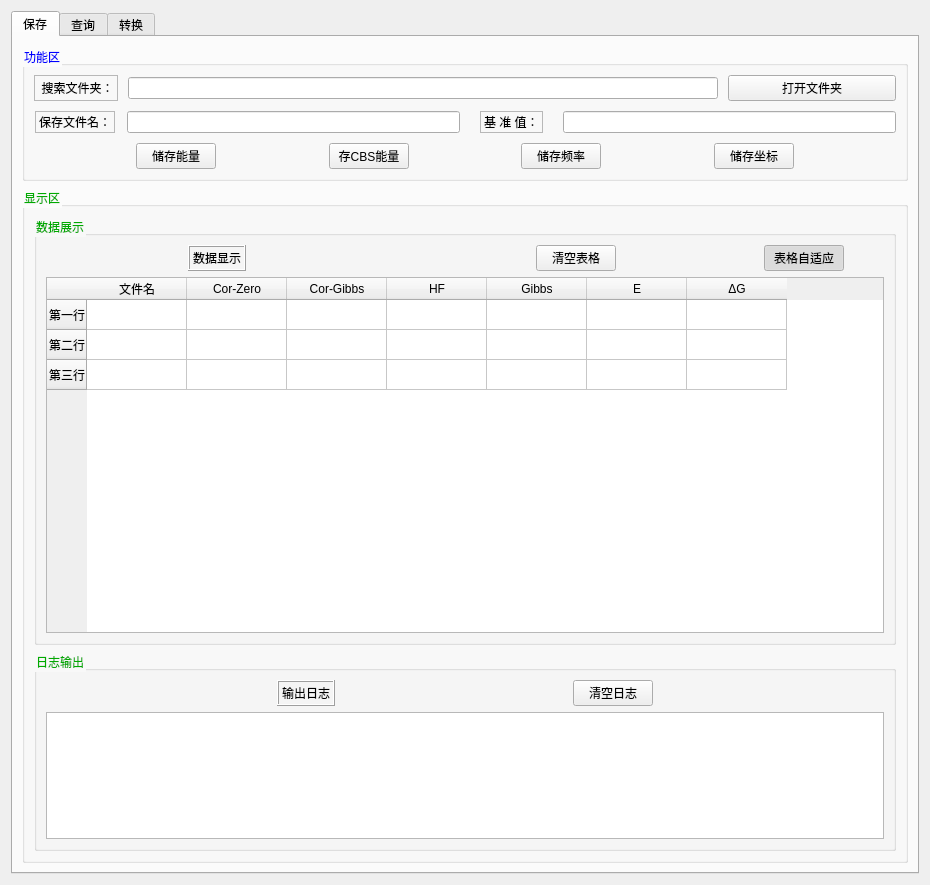
<?xml version="1.0" encoding="UTF-8"?>
<ui version="4.0">
 <class>Form</class>
 <widget class="QWidget" name="Form">
  <property name="geometry">
   <rect>
    <x>0</x>
    <y>0</y>
    <width>930</width>
    <height>885</height>
   </rect>
  </property>
  <property name="windowTitle">
   <string>Quatum</string>
  </property>
  <property name="windowIcon">
   <iconset resource="Resource/ico.qrc">
    <normaloff>:/ico/pictures/icos/DM_20230815124713_067.png</normaloff>:/ico/pictures/icos/DM_20230815124713_067.png</iconset>
  </property>
  <layout class="QHBoxLayout" name="horizontalLayout">
   <item>
    <widget class="QTabWidget" name="tabWidget">
     <property name="currentIndex">
      <number>0</number>
     </property>
     <widget class="QWidget" name="save">
      <attribute name="icon">
       <iconset resource="Resource/ico.qrc">
        <normaloff>:/ico/pictures/icos/DM_20230815124713_024.png</normaloff>:/ico/pictures/icos/DM_20230815124713_024.png</iconset>
      </attribute>
      <attribute name="title">
       <string>保存</string>
      </attribute>
      <layout class="QVBoxLayout" name="verticalLayout_5">
       <item>
        <widget class="QGroupBox" name="groupBox">
         <property name="maximumSize">
          <size>
           <width>16777215</width>
           <height>150</height>
          </size>
         </property>
         <property name="styleSheet">
          <string notr="true">QGroupBox{
	color: rgb(0, 0, 255);
}</string>
         </property>
         <property name="title">
          <string>功能区</string>
         </property>
         <layout class="QVBoxLayout" name="verticalLayout_4">
          <property name="spacing">
           <number>10</number>
          </property>
          <item>
           <layout class="QHBoxLayout" name="horizontalLayout_5" stretch="1,7,2">
            <item>
             <widget class="QLabel" name="label_2">
              <property name="minimumSize">
               <size>
                <width>80</width>
                <height>0</height>
               </size>
              </property>
              <property name="frameShape">
               <enum>QFrame::StyledPanel</enum>
              </property>
              <property name="frameShadow">
               <enum>QFrame::Sunken</enum>
              </property>
              <property name="text">
               <string>&lt;html&gt;&lt;head/&gt;&lt;body&gt;&lt;p align=&quot;center&quot;&gt;搜索文件夹：&lt;/p&gt;&lt;/body&gt;&lt;/html&gt;</string>
              </property>
             </widget>
            </item>
            <item>
             <widget class="QLineEdit" name="edit_folder"/>
            </item>
            <item>
             <widget class="QPushButton" name="btn_open_folder">
              <property name="minimumSize">
               <size>
                <width>80</width>
                <height>0</height>
               </size>
              </property>
              <property name="text">
               <string>打开文件夹</string>
              </property>
              <property name="icon">
               <iconset resource="Resource/ico.qrc">
                <normaloff>:/ico/pictures/icos/DM_20230815124713_069.png</normaloff>:/ico/pictures/icos/DM_20230815124713_069.png</iconset>
              </property>
             </widget>
            </item>
           </layout>
          </item>
          <item>
           <layout class="QHBoxLayout" name="horizontalLayout_6" stretch="1,4,1,4">
            <item alignment="Qt::AlignHCenter">
             <widget class="QLabel" name="label_3">
              <property name="minimumSize">
               <size>
                <width>80</width>
                <height>0</height>
               </size>
              </property>
              <property name="frameShape">
               <enum>QFrame::StyledPanel</enum>
              </property>
              <property name="frameShadow">
               <enum>QFrame::Sunken</enum>
              </property>
              <property name="lineWidth">
               <number>5</number>
              </property>
              <property name="text">
               <string>保存文件名：</string>
              </property>
             </widget>
            </item>
            <item>
             <widget class="QLineEdit" name="edit_save_filename"/>
            </item>
            <item alignment="Qt::AlignHCenter">
             <widget class="QLabel" name="label_4">
              <property name="enabled">
               <bool>true</bool>
              </property>
              <property name="contextMenuPolicy">
               <enum>Qt::NoContextMenu</enum>
              </property>
              <property name="frameShape">
               <enum>QFrame::StyledPanel</enum>
              </property>
              <property name="frameShadow">
               <enum>QFrame::Sunken</enum>
              </property>
              <property name="text">
               <string>基 准 值：</string>
              </property>
             </widget>
            </item>
            <item>
             <widget class="QLineEdit" name="edit_standard"/>
            </item>
           </layout>
          </item>
          <item>
           <layout class="QHBoxLayout" name="horizontalLayout_4">
            <item>
             <spacer name="horizontalSpacer_4">
              <property name="orientation">
               <enum>Qt::Horizontal</enum>
              </property>
              <property name="sizeHint" stdset="0">
               <size>
                <width>40</width>
                <height>20</height>
               </size>
              </property>
             </spacer>
            </item>
            <item>
             <widget class="QPushButton" name="btn_save_energy">
              <property name="text">
               <string>储存能量</string>
              </property>
              <property name="icon">
               <iconset resource="Resource/ico.qrc">
                <normaloff>:/ico/pictures/icos/DM_20230815124713_039.png</normaloff>:/ico/pictures/icos/DM_20230815124713_039.png</iconset>
              </property>
             </widget>
            </item>
            <item>
             <spacer name="horizontalSpacer_19">
              <property name="orientation">
               <enum>Qt::Horizontal</enum>
              </property>
              <property name="sizeHint" stdset="0">
               <size>
                <width>40</width>
                <height>20</height>
               </size>
              </property>
             </spacer>
            </item>
            <item>
             <widget class="QPushButton" name="btn_save_cbs_energy">
              <property name="text">
               <string>存CBS能量</string>
              </property>
              <property name="icon">
               <iconset resource="Resource/ico.qrc">
                <normaloff>:/ico/pictures/icos/DM_20230815124713_021.png</normaloff>:/ico/pictures/icos/DM_20230815124713_021.png</iconset>
              </property>
             </widget>
            </item>
            <item>
             <spacer name="horizontalSpacer_5">
              <property name="orientation">
               <enum>Qt::Horizontal</enum>
              </property>
              <property name="sizeHint" stdset="0">
               <size>
                <width>40</width>
                <height>20</height>
               </size>
              </property>
             </spacer>
            </item>
            <item>
             <widget class="QPushButton" name="btn_save_freq">
              <property name="text">
               <string>储存频率</string>
              </property>
              <property name="icon">
               <iconset resource="Resource/ico.qrc">
                <normaloff>:/ico/pictures/icos/DM_20230815124713_068.png</normaloff>:/ico/pictures/icos/DM_20230815124713_068.png</iconset>
              </property>
             </widget>
            </item>
            <item>
             <spacer name="horizontalSpacer_6">
              <property name="orientation">
               <enum>Qt::Horizontal</enum>
              </property>
              <property name="sizeHint" stdset="0">
               <size>
                <width>40</width>
                <height>20</height>
               </size>
              </property>
             </spacer>
            </item>
            <item>
             <widget class="QPushButton" name="btn_save_coord">
              <property name="text">
               <string>储存坐标</string>
              </property>
              <property name="icon">
               <iconset resource="Resource/ico.qrc">
                <normaloff>:/ico/pictures/icos/DM_20230815124713_045.png</normaloff>:/ico/pictures/icos/DM_20230815124713_045.png</iconset>
              </property>
             </widget>
            </item>
            <item>
             <spacer name="horizontalSpacer_7">
              <property name="orientation">
               <enum>Qt::Horizontal</enum>
              </property>
              <property name="sizeHint" stdset="0">
               <size>
                <width>40</width>
                <height>20</height>
               </size>
              </property>
             </spacer>
            </item>
           </layout>
          </item>
         </layout>
        </widget>
       </item>
       <item>
        <widget class="QGroupBox" name="groupBox_2">
         <property name="styleSheet">
          <string notr="true">QGroupBox{
	color: rgb(0, 170, 0);
}</string>
         </property>
         <property name="title">
          <string>显示区</string>
         </property>
         <layout class="QVBoxLayout" name="verticalLayout_13">
          <item>
           <widget class="QGroupBox" name="groupBox_7">
            <property name="minimumSize">
             <size>
              <width>0</width>
              <height>0</height>
             </size>
            </property>
            <property name="title">
             <string>数据展示</string>
            </property>
            <layout class="QVBoxLayout" name="verticalLayout_6">
             <item>
              <layout class="QHBoxLayout" name="horizontalLayout_14" stretch="1,0,2,0,1,0,0">
               <item>
                <spacer name="horizontalSpacer_13">
                 <property name="orientation">
                  <enum>Qt::Horizontal</enum>
                 </property>
                 <property name="sizeHint" stdset="0">
                  <size>
                   <width>40</width>
                   <height>20</height>
                  </size>
                 </property>
                </spacer>
               </item>
               <item>
                <widget class="QLabel" name="label_7">
                 <property name="frameShape">
                  <enum>QFrame::Box</enum>
                 </property>
                 <property name="frameShadow">
                  <enum>QFrame::Raised</enum>
                 </property>
                 <property name="text">
                  <string>数据显示</string>
                 </property>
                </widget>
               </item>
               <item>
                <spacer name="horizontalSpacer_9">
                 <property name="orientation">
                  <enum>Qt::Horizontal</enum>
                 </property>
                 <property name="sizeHint" stdset="0">
                  <size>
                   <width>40</width>
                   <height>20</height>
                  </size>
                 </property>
                </spacer>
               </item>
               <item>
                <widget class="QPushButton" name="btn_table_clear">
                 <property name="text">
                  <string>清空表格</string>
                 </property>
                 <property name="icon">
                  <iconset resource="Resource/ico.qrc">
                   <normaloff>:/ico/pictures/icos/DM_20230815124713_061.png</normaloff>:/ico/pictures/icos/DM_20230815124713_061.png</iconset>
                 </property>
                </widget>
               </item>
               <item>
                <spacer name="horizontalSpacer_18">
                 <property name="orientation">
                  <enum>Qt::Horizontal</enum>
                 </property>
                 <property name="sizeHint" stdset="0">
                  <size>
                   <width>40</width>
                   <height>20</height>
                  </size>
                 </property>
                </spacer>
               </item>
               <item>
                <widget class="QPushButton" name="btn_auto_adapt">
                 <property name="text">
                  <string>表格自适应</string>
                 </property>
                 <property name="icon">
                  <iconset resource="Resource/ico.qrc">
                   <normaloff>:/ico/pictures/icos/DM_20230815124713_026.png</normaloff>:/ico/pictures/icos/DM_20230815124713_026.png</iconset>
                 </property>
                 <property name="checkable">
                  <bool>true</bool>
                 </property>
                 <property name="checked">
                  <bool>true</bool>
                 </property>
                </widget>
               </item>
               <item>
                <spacer name="horizontalSpacer_14">
                 <property name="orientation">
                  <enum>Qt::Horizontal</enum>
                 </property>
                 <property name="sizeHint" stdset="0">
                  <size>
                   <width>40</width>
                   <height>20</height>
                  </size>
                 </property>
                </spacer>
               </item>
              </layout>
             </item>
             <item>
              <widget class="QTableWidget" name="tableInfo">
               <row>
                <property name="text">
                 <string>第一行</string>
                </property>
               </row>
               <row>
                <property name="text">
                 <string>第二行</string>
                </property>
               </row>
               <row>
                <property name="text">
                 <string>第三行</string>
                </property>
               </row>
               <column>
                <property name="text">
                 <string>文件名</string>
                </property>
               </column>
               <column>
                <property name="text">
                 <string>Cor-Zero</string>
                </property>
               </column>
               <column>
                <property name="text">
                 <string>Cor-Gibbs</string>
                </property>
               </column>
               <column>
                <property name="text">
                 <string>HF</string>
                </property>
               </column>
               <column>
                <property name="text">
                 <string>Gibbs</string>
                </property>
               </column>
               <column>
                <property name="text">
                 <string>E</string>
                </property>
               </column>
               <column>
                <property name="text">
                 <string>ΔG</string>
                </property>
               </column>
              </widget>
             </item>
            </layout>
           </widget>
          </item>
          <item>
           <widget class="QGroupBox" name="groupBox_8">
            <property name="maximumSize">
             <size>
              <width>16777215</width>
              <height>200</height>
             </size>
            </property>
            <property name="title">
             <string>日志输出</string>
            </property>
            <layout class="QVBoxLayout" name="verticalLayout_12">
             <item>
              <layout class="QHBoxLayout" name="horizontalLayout_15">
               <item>
                <spacer name="horizontalSpacer_15">
                 <property name="orientation">
                  <enum>Qt::Horizontal</enum>
                 </property>
                 <property name="sizeHint" stdset="0">
                  <size>
                   <width>40</width>
                   <height>20</height>
                  </size>
                 </property>
                </spacer>
               </item>
               <item>
                <widget class="QLabel" name="label_8">
                 <property name="frameShape">
                  <enum>QFrame::Box</enum>
                 </property>
                 <property name="frameShadow">
                  <enum>QFrame::Raised</enum>
                 </property>
                 <property name="lineWidth">
                  <number>1</number>
                 </property>
                 <property name="midLineWidth">
                  <number>0</number>
                 </property>
                 <property name="text">
                  <string>输出日志</string>
                 </property>
                </widget>
               </item>
               <item>
                <spacer name="horizontalSpacer_16">
                 <property name="orientation">
                  <enum>Qt::Horizontal</enum>
                 </property>
                 <property name="sizeHint" stdset="0">
                  <size>
                   <width>40</width>
                   <height>20</height>
                  </size>
                 </property>
                </spacer>
               </item>
               <item>
                <widget class="QPushButton" name="btn_save_clear">
                 <property name="text">
                  <string>清空日志</string>
                 </property>
                 <property name="icon">
                  <iconset resource="Resource/ico.qrc">
                   <normaloff>:/ico/pictures/icos/DM_20230815124713_061.png</normaloff>:/ico/pictures/icos/DM_20230815124713_061.png</iconset>
                 </property>
                </widget>
               </item>
               <item>
                <spacer name="horizontalSpacer_17">
                 <property name="orientation">
                  <enum>Qt::Horizontal</enum>
                 </property>
                 <property name="sizeHint" stdset="0">
                  <size>
                   <width>40</width>
                   <height>20</height>
                  </size>
                 </property>
                </spacer>
               </item>
              </layout>
             </item>
             <item>
              <widget class="QPlainTextEdit" name="save_plainTextEdit"/>
             </item>
            </layout>
           </widget>
          </item>
         </layout>
        </widget>
       </item>
      </layout>
     </widget>
     <widget class="QWidget" name="search">
      <attribute name="icon">
       <iconset resource="Resource/ico.qrc">
        <normaloff>:/ico/pictures/icos/DM_20230815124713_022.png</normaloff>:/ico/pictures/icos/DM_20230815124713_022.png</iconset>
      </attribute>
      <attribute name="title">
       <string>查询</string>
      </attribute>
      <layout class="QVBoxLayout" name="verticalLayout_3">
       <item>
        <widget class="QGroupBox" name="function">
         <property name="minimumSize">
          <size>
           <width>0</width>
           <height>100</height>
          </size>
         </property>
         <property name="title">
          <string>功能区</string>
         </property>
         <layout class="QVBoxLayout" name="verticalLayout">
          <property name="spacing">
           <number>10</number>
          </property>
          <item>
           <layout class="QHBoxLayout" name="horizontalLayout_2" stretch="1,7,2">
            <item alignment="Qt::AlignHCenter">
             <widget class="QLabel" name="label">
              <property name="text">
               <string>文件路径：</string>
              </property>
             </widget>
            </item>
            <item>
             <widget class="QLineEdit" name="edit_file"/>
            </item>
            <item>
             <widget class="QPushButton" name="btn_open_file">
              <property name="text">
               <string>打开文件</string>
              </property>
              <property name="icon">
               <iconset resource="Resource/ico.qrc">
                <normaloff>:/ico/pictures/icos/DM_20230815124713_069.png</normaloff>:/ico/pictures/icos/DM_20230815124713_069.png</iconset>
              </property>
             </widget>
            </item>
           </layout>
          </item>
          <item>
           <layout class="QHBoxLayout" name="horizontalLayout_3" stretch="3,1,1,0,1,1,3">
            <item>
             <spacer name="horizontalSpacer">
              <property name="orientation">
               <enum>Qt::Horizontal</enum>
              </property>
              <property name="sizeHint" stdset="0">
               <size>
                <width>40</width>
                <height>20</height>
               </size>
              </property>
             </spacer>
            </item>
            <item>
             <widget class="QPushButton" name="btn_find_ver">
              <property name="text">
               <string>查找虚频</string>
              </property>
              <property name="icon">
               <iconset resource="Resource/ico.qrc">
                <normaloff>:/ico/pictures/icos/DM_20230815124713_065.png</normaloff>:/ico/pictures/icos/DM_20230815124713_065.png</iconset>
              </property>
             </widget>
            </item>
            <item>
             <spacer name="horizontalSpacer_3">
              <property name="orientation">
               <enum>Qt::Horizontal</enum>
              </property>
              <property name="sizeHint" stdset="0">
               <size>
                <width>40</width>
                <height>20</height>
               </size>
              </property>
             </spacer>
            </item>
            <item>
             <widget class="QPushButton" name="btn_find_yes">
              <property name="text">
               <string>查找YES</string>
              </property>
              <property name="icon">
               <iconset resource="Resource/ico.qrc">
                <normaloff>:/ico/pictures/icos/DM_20230815124713_019.png</normaloff>:/ico/pictures/icos/DM_20230815124713_019.png</iconset>
              </property>
             </widget>
            </item>
            <item>
             <spacer name="horizontalSpacer_8">
              <property name="orientation">
               <enum>Qt::Horizontal</enum>
              </property>
              <property name="sizeHint" stdset="0">
               <size>
                <width>40</width>
                <height>20</height>
               </size>
              </property>
             </spacer>
            </item>
            <item>
             <widget class="QPushButton" name="btn_clear">
              <property name="text">
               <string>清空</string>
              </property>
              <property name="icon">
               <iconset resource="Resource/ico.qrc">
                <normaloff>:/ico/pictures/icos/DM_20230815124713_061.png</normaloff>:/ico/pictures/icos/DM_20230815124713_061.png</iconset>
              </property>
             </widget>
            </item>
            <item>
             <spacer name="horizontalSpacer_2">
              <property name="orientation">
               <enum>Qt::Horizontal</enum>
              </property>
              <property name="sizeHint" stdset="0">
               <size>
                <width>40</width>
                <height>20</height>
               </size>
              </property>
             </spacer>
            </item>
           </layout>
          </item>
         </layout>
        </widget>
       </item>
       <item>
        <widget class="QGroupBox" name="show">
         <property name="title">
          <string>显示区</string>
         </property>
         <layout class="QVBoxLayout" name="verticalLayout_2">
          <item>
           <widget class="QPlainTextEdit" name="search_plainTextEdit"/>
          </item>
         </layout>
        </widget>
       </item>
      </layout>
     </widget>
     <widget class="QWidget" name="tab">
      <attribute name="icon">
       <iconset resource="Resource/ico.qrc">
        <normaloff>:/ico/pictures/icos/DM_20230815124713_050.png</normaloff>:/ico/pictures/icos/DM_20230815124713_050.png</iconset>
      </attribute>
      <attribute name="title">
       <string>转换</string>
      </attribute>
      <layout class="QVBoxLayout" name="verticalLayout_8">
       <item>
        <widget class="QGroupBox" name="groupBox_3">
         <property name="maximumSize">
          <size>
           <width>16777215</width>
           <height>150</height>
          </size>
         </property>
         <property name="title">
          <string>输入文件</string>
         </property>
         <layout class="QVBoxLayout" name="verticalLayout_7">
          <item>
           <layout class="QHBoxLayout" name="horizontalLayout_7">
            <item>
             <widget class="QLabel" name="label_5">
              <property name="text">
               <string>待转换文件：</string>
              </property>
             </widget>
            </item>
            <item>
             <widget class="QLineEdit" name="lineEdit"/>
            </item>
            <item>
             <widget class="QPushButton" name="btn_sel_file">
              <property name="text">
               <string>选择文件</string>
              </property>
             </widget>
            </item>
           </layout>
          </item>
          <item>
           <widget class="QFrame" name="frame">
            <property name="maximumSize">
             <size>
              <width>16777215</width>
              <height>35</height>
             </size>
            </property>
            <property name="autoFillBackground">
             <bool>true</bool>
            </property>
            <property name="styleSheet">
             <string notr="true"/>
            </property>
            <property name="frameShape">
             <enum>QFrame::Box</enum>
            </property>
            <property name="frameShadow">
             <enum>QFrame::Raised</enum>
            </property>
            <property name="lineWidth">
             <number>1</number>
            </property>
            <layout class="QVBoxLayout" name="verticalLayout_9">
             <property name="leftMargin">
              <number>0</number>
             </property>
             <property name="topMargin">
              <number>0</number>
             </property>
             <property name="rightMargin">
              <number>0</number>
             </property>
             <property name="bottomMargin">
              <number>0</number>
             </property>
             <item>
              <layout class="QHBoxLayout" name="horizontalLayout_9">
               <item>
                <widget class="QRadioButton" name="radioButton">
                 <property name="text">
                  <string>full-IRC</string>
                 </property>
                </widget>
               </item>
               <item>
                <widget class="QRadioButton" name="radioButton_2">
                 <property name="text">
                  <string>r-IRC</string>
                 </property>
                </widget>
               </item>
               <item>
                <widget class="QRadioButton" name="radioButton_6">
                 <property name="text">
                  <string>freeze-ACT</string>
                 </property>
                </widget>
               </item>
               <item>
                <widget class="QRadioButton" name="radioButton_3">
                 <property name="text">
                  <string>f-IRC</string>
                 </property>
                </widget>
               </item>
               <item>
                <widget class="QCheckBox" name="checkBox">
                 <property name="text">
                  <string>没想好</string>
                 </property>
                </widget>
               </item>
              </layout>
             </item>
            </layout>
           </widget>
          </item>
          <item>
           <layout class="QHBoxLayout" name="horizontalLayout_8" stretch="2,1,2,1,2">
            <item>
             <spacer name="horizontalSpacer_10">
              <property name="orientation">
               <enum>Qt::Horizontal</enum>
              </property>
              <property name="sizeHint" stdset="0">
               <size>
                <width>40</width>
                <height>20</height>
               </size>
              </property>
             </spacer>
            </item>
            <item>
             <widget class="QPushButton" name="pushButton">
              <property name="text">
               <string>生成</string>
              </property>
             </widget>
            </item>
            <item>
             <spacer name="horizontalSpacer_11">
              <property name="orientation">
               <enum>Qt::Horizontal</enum>
              </property>
              <property name="sizeHint" stdset="0">
               <size>
                <width>40</width>
                <height>20</height>
               </size>
              </property>
             </spacer>
            </item>
            <item>
             <widget class="QPushButton" name="pushButton_2">
              <property name="text">
               <string>没想好</string>
              </property>
             </widget>
            </item>
            <item>
             <spacer name="horizontalSpacer_12">
              <property name="orientation">
               <enum>Qt::Horizontal</enum>
              </property>
              <property name="sizeHint" stdset="0">
               <size>
                <width>40</width>
                <height>20</height>
               </size>
              </property>
             </spacer>
            </item>
           </layout>
          </item>
         </layout>
        </widget>
       </item>
       <item>
        <widget class="QGroupBox" name="groupBox_4">
         <property name="title">
          <string>批量转换</string>
         </property>
         <layout class="QVBoxLayout" name="verticalLayout_11">
          <item>
           <layout class="QHBoxLayout" name="horizontalLayout_12">
            <item>
             <widget class="QLabel" name="label_6">
              <property name="enabled">
               <bool>true</bool>
              </property>
              <property name="text">
               <string> 文件路径：</string>
              </property>
              <property name="alignment">
               <set>Qt::AlignCenter</set>
              </property>
             </widget>
            </item>
            <item>
             <widget class="QLineEdit" name="edit_trans_folder"/>
            </item>
            <item>
             <widget class="QPushButton" name="btn_trans_open_folder">
              <property name="text">
               <string>打开文件夹</string>
              </property>
              <property name="icon">
               <iconset resource="Resource/ico.qrc">
                <normaloff>:/ico/pictures/icos/DM_20230815124713_069.png</normaloff>:/ico/pictures/icos/DM_20230815124713_069.png</iconset>
              </property>
             </widget>
            </item>
           </layout>
          </item>
          <item>
           <layout class="QHBoxLayout" name="horizontalLayout_16">
            <item>
             <widget class="QLabel" name="label_10">
              <property name="enabled">
               <bool>true</bool>
              </property>
              <property name="minimumSize">
               <size>
                <width>0</width>
                <height>23</height>
               </size>
              </property>
              <property name="text">
               <string> 修改要求：</string>
              </property>
             </widget>
            </item>
            <item>
             <widget class="QLineEdit" name="edit_trans_ruler"/>
            </item>
            <item>
             <widget class="QPushButton" name="btn_check_new_name">
              <property name="text">
               <string>显示新文件</string>
              </property>
              <property name="icon">
               <iconset resource="Resource/ico.qrc">
                <normaloff>:/ico/pictures/icos/DM_20230815124713_069.png</normaloff>:/ico/pictures/icos/DM_20230815124713_069.png</iconset>
              </property>
             </widget>
            </item>
           </layout>
          </item>
          <item>
           <widget class="QGroupBox" name="groupBox_9">
            <property name="title">
             <string>文件显示</string>
            </property>
            <layout class="QVBoxLayout" name="verticalLayout_14">
             <item>
              <layout class="QHBoxLayout" name="horizontalLayout_13">
               <item>
                <widget class="QGroupBox" name="groupBox_5">
                 <property name="title">
                  <string>原文件名列表</string>
                 </property>
                 <layout class="QHBoxLayout" name="horizontalLayout_11">
                  <property name="spacing">
                   <number>0</number>
                  </property>
                  <property name="leftMargin">
                   <number>0</number>
                  </property>
                  <property name="topMargin">
                   <number>0</number>
                  </property>
                  <property name="rightMargin">
                   <number>0</number>
                  </property>
                  <property name="bottomMargin">
                   <number>0</number>
                  </property>
                  <item>
                   <widget class="QPlainTextEdit" name="plainTextEdit_trans_origin"/>
                  </item>
                 </layout>
                </widget>
               </item>
               <item>
                <layout class="QVBoxLayout" name="verticalLayout_10" stretch="3,0,1,0,1,0,3">
                 <item>
                  <spacer name="verticalSpacer_3">
                   <property name="orientation">
                    <enum>Qt::Vertical</enum>
                   </property>
                   <property name="sizeHint" stdset="0">
                    <size>
                     <width>20</width>
                     <height>40</height>
                    </size>
                   </property>
                  </spacer>
                 </item>
                 <item>
                  <widget class="QPushButton" name="btn_trans_refresh">
                   <property name="text">
                    <string>更新</string>
                   </property>
                   <property name="icon">
                    <iconset resource="Resource/ico.qrc">
                     <normaloff>:/ico/pictures/icos/DM_20230815124713_009.png</normaloff>:/ico/pictures/icos/DM_20230815124713_009.png</iconset>
                   </property>
                  </widget>
                 </item>
                 <item>
                  <spacer name="verticalSpacer_4">
                   <property name="orientation">
                    <enum>Qt::Vertical</enum>
                   </property>
                   <property name="sizeHint" stdset="0">
                    <size>
                     <width>20</width>
                     <height>40</height>
                    </size>
                   </property>
                  </spacer>
                 </item>
                 <item>
                  <widget class="QPushButton" name="btn_transfer">
                   <property name="text">
                    <string>转换</string>
                   </property>
                   <property name="icon">
                    <iconset resource="Resource/ico.qrc">
                     <normaloff>:/ico/pictures/icos/DM_20230815124713_051.png</normaloff>:/ico/pictures/icos/DM_20230815124713_051.png</iconset>
                   </property>
                  </widget>
                 </item>
                 <item>
                  <spacer name="verticalSpacer_2">
                   <property name="orientation">
                    <enum>Qt::Vertical</enum>
                   </property>
                   <property name="sizeHint" stdset="0">
                    <size>
                     <width>20</width>
                     <height>40</height>
                    </size>
                   </property>
                  </spacer>
                 </item>
                 <item>
                  <widget class="QPushButton" name="btn_trans_clear">
                   <property name="text">
                    <string>撤销</string>
                   </property>
                   <property name="icon">
                    <iconset resource="Resource/ico.qrc">
                     <normaloff>:/ico/pictures/icos/DM_20230815124713_034.png</normaloff>:/ico/pictures/icos/DM_20230815124713_034.png</iconset>
                   </property>
                  </widget>
                 </item>
                 <item>
                  <spacer name="verticalSpacer">
                   <property name="orientation">
                    <enum>Qt::Vertical</enum>
                   </property>
                   <property name="sizeHint" stdset="0">
                    <size>
                     <width>20</width>
                     <height>40</height>
                    </size>
                   </property>
                  </spacer>
                 </item>
                </layout>
               </item>
               <item>
                <widget class="QGroupBox" name="groupBox_6">
                 <property name="title">
                  <string>重命名列表</string>
                 </property>
                 <layout class="QHBoxLayout" name="horizontalLayout_10">
                  <property name="leftMargin">
                   <number>0</number>
                  </property>
                  <property name="topMargin">
                   <number>0</number>
                  </property>
                  <property name="rightMargin">
                   <number>0</number>
                  </property>
                  <property name="bottomMargin">
                   <number>0</number>
                  </property>
                  <item>
                   <widget class="QPlainTextEdit" name="plainTextEdit_trans_new"/>
                  </item>
                 </layout>
                </widget>
               </item>
              </layout>
             </item>
             <item>
              <widget class="QGroupBox" name="groupBox_10">
               <property name="title">
                <string>输出日志</string>
               </property>
               <layout class="QVBoxLayout" name="verticalLayout_15">
                <item>
                 <widget class="QPlainTextEdit" name="plainTextEdit_trans_log"/>
                </item>
               </layout>
              </widget>
             </item>
            </layout>
           </widget>
          </item>
         </layout>
        </widget>
       </item>
      </layout>
     </widget>
    </widget>
   </item>
  </layout>
 </widget>
 <resources>
  <include location="Resource/ico.qrc"/>
 </resources>
 <connections/>
</ui>
